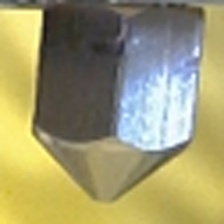
#> input picture Data/print0/image_0.jpg, 224 x 224 px, given in place of the camera
$ jupyter execute Input_Image_Test.ipynb
#> lines starting #> are read from the running program, lines starting #| are printed output that depends on the picture
[cell 1]
import cv2
import matplotlib.pyplot as plt

[cell 2]
# Function to capture a single image from the camera automatically
def capture_image():
    """Capture an image from the camera automatically."""
    camera = cv2.VideoCapture(0)  # Open the camera (0 is the default camera)
    if not camera.isOpened():
        print("Error: Camera not found.")
        return None

    # Read a single frame
    ret, frame = camera.read()
#> frame is the input picture: shape (224, 224, 3); mean B, G, R 111.6, 153.5, 158.7
    if not ret:
        print("Error: Unable to read from camera.")
        camera.release()
        return None

    # Release the camera
    camera.release()

    print("Image captured automatically.")
    return frame

# Step 1: Capture an image
captured_image = capture_image()

# Save the captured image to a variable and display it
if captured_image is not None:
    # Convert from BGR (OpenCV default) to RGB for display
    captured_image_rgb = cv2.cvtColor(captured_image, cv2.COLOR_BGR2RGB)

    # Save the image for future use
    cte_image = captured_image_rgb  # Variable to store the image

    # Display the image
    plt.imshow(captured_image_rgb)
    plt.axis('off')
    plt.title("Captured Image")
    plt.show()
else:
    print("No image captured.")

[cell 3]
import cv2
import matplotlib.pyplot as plt
import numpy as np

# Constants
CROP_SIZE = 320
FINAL_SIZE = 224
ROI = (207, 173, 274, 236)  # Example ROI (x_min, y_min, x_max, y_max)

def process_image(image, roi):
    """Apply ROI cropping, resizing, rotation, enhancement, and normalization."""
#> called with roi = (207, 173, 274, 236)
    x_min, y_min, x_max, y_max = roi

    # Step 1: Crop to ROI
    cropped = image[y_min:y_max, x_min:x_max]
    print(f"Image cropped to ROI: {cropped.shape}")
#| Image cropped to ROI: (51, 17, 3)

    # Step 2: Resize to 320x320
    cropped_resized = cv2.resize(cropped, (CROP_SIZE, CROP_SIZE), interpolation=cv2.INTER_CUBIC)
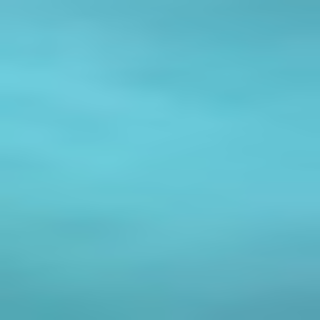
#> cropped_resized: shape (320, 320, 3); mean of channels 0, 1, 2 203.9, 188.8, 97.9; drawn as B, G, R
    print(f"Image resized to {CROP_SIZE}x{CROP_SIZE}: {cropped_resized.shape}")
#| Image resized to 320x320: (320, 320, 3)

    # Step 3: Rotate (optional)
    rotated = cv2.rotate(cropped_resized, cv2.ROTATE_90_CLOCKWISE)
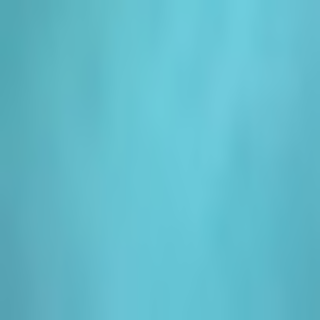
#> rotated: shape (320, 320, 3); mean of channels 0, 1, 2 203.9, 188.8, 97.9; drawn as B, G, R
    print(f"Image rotated: {rotated.shape}")
#| Image rotated: (320, 320, 3)

    # Step 4: Resize to 224x224
    final_resized = cv2.resize(rotated, (FINAL_SIZE, FINAL_SIZE), interpolation=cv2.INTER_CUBIC)
    print(f"Image resized to {FINAL_SIZE}x{FINAL_SIZE}: {final_resized.shape}")
#| Image resized to 224x224: (224, 224, 3)

    # Step 5: Normalize the image
    normalized_image = normalize_image(final_resized)
    print("Image normalized.")

    return normalized_image

def normalize_image(image):
    """Normalize image by scaling to [0, 1] and standardizing with mean/std."""
    # Convert pixel values to [0, 1]
    image = image / 255.0

    # Dataset-specific mean and std for each channel (R, G, B)
    mean = [0.485, 0.456, 0.406]
    std = [0.229, 0.224, 0.225]

    # Normalize each channel
    image[:, :, 0] = (image[:, :, 0] - mean[0]) / std[0]  # R channel
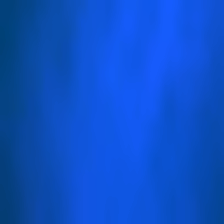
#> image: shape (224, 224, 3) float64; mean of channels 0, 1, 2 1.37, 0.74, 0.384; drawn with min black and max white
    image[:, :, 1] = (image[:, :, 1] - mean[1]) / std[1]  # G channel
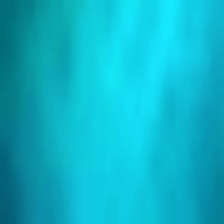
#> image: shape (224, 224, 3) float64; mean of channels 0, 1, 2 1.37, 1.27, 0.384; drawn with min black and max white
    image[:, :, 2] = (image[:, :, 2] - mean[2]) / std[2]  # B channel
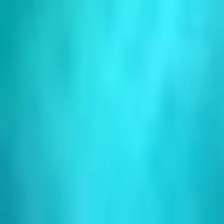
#> image: shape (224, 224, 3) float64; mean of channels 0, 1, 2 1.37, 1.27, -0.0974; drawn with min black and max white

    return image

def denormalize_image(image):
    """De-normalize the image for visualization."""
    mean = [0.485, 0.456, 0.406]
    std = [0.229, 0.224, 0.225]

    # Reverse the normalization process for each channel
    image[:, :, 0] = (image[:, :, 0] * std[0]) + mean[0]  # R channel
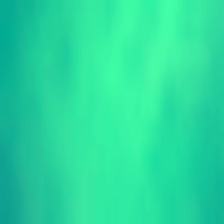
#> image: shape (224, 224, 3) float64; mean of channels 0, 1, 2 0.8, 1.27, -0.0974; drawn with min black and max white
    image[:, :, 1] = (image[:, :, 1] * std[1]) + mean[1]  # G channel
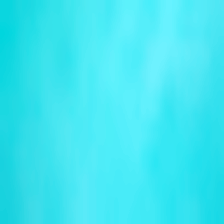
#> image: shape (224, 224, 3) float64; mean of channels 0, 1, 2 0.8, 0.74, -0.0974; drawn with min black and max white
    image[:, :, 2] = (image[:, :, 2] * std[2]) + mean[2]  # B channel

    # Clip values to [0, 1] for valid visualization
    image = np.clip(image, 0, 1)

    return image

# Use cte_image instead of loading from file
if 'cte_image' in globals():
    original_image = cte_image  # Use the captured image from the previous cell
    print("Using cte_image as the input image.")
else:
    print("Error: cte_image is not defined. Please capture an image first.")
    original_image = None

# Process the image if available
if original_image is not None:
    processed_image = process_image(original_image, ROI)

    # De-normalize the processed image for visualization
    visual_image = denormalize_image(processed_image)

    # Display the de-normalized image
    plt.imshow(visual_image)
    plt.axis('off')
    plt.title("Processed Image (De-normalized for Visualization)")
    plt.show()
else:
    print("No image to process.")

[cell 4]
import cv2
import os
import time
from datetime import datetime

# Settings
image_capture_interval = 0.4  # Capture frequency in seconds
base_directory = "C:\\Users\\Charbel\\Desktop\\OctoRest\\Data"  # Base directory for storing folders

# Constants for image processing
CROP_SIZE = 320
FINAL_SIZE = 224
ROI = (207, 173, 274, 236)  # Example ROI (x_min, y_min, x_max, y_max)

# Ensure the base directory exists
os.makedirs(base_directory, exist_ok=True)

# Function to determine the next folder name
def get_next_folder_name(base_directory):
    """Determine the next folder name based on the existing folders."""
    folders = [f for f in os.listdir(base_directory) if os.path.isdir(os.path.join(base_directory, f)) and f.startswith("print")]
    if not folders:
        return "print0"  # Start with print0 if no folders exist
    latest_folder = max(folders, key=lambda x: int(x.replace("print", "")))
    next_folder_number = int(latest_folder.replace("print", "")) + 1
    return f"print{next_folder_number}"

# Get the output directory for this batch
batch_folder = get_next_folder_name(base_directory)
output_directory = os.path.join(base_directory, batch_folder)
os.makedirs(output_directory, exist_ok=True)

# Initialize the camera
camera = cv2.VideoCapture(0)
if not camera.isOpened():
    print("Error: Camera not found.")
    exit()

# Function to process the image
def process_image(image, roi):
    """Apply ROI cropping, resizing, and rotating to the image."""
#> called with roi = (207, 173, 274, 236)
    x_min, y_min, x_max, y_max = roi

    # Step 1: Crop to ROI
    cropped = image[y_min:y_max, x_min:x_max]

    # Step 2: Resize to 320x320
    cropped_resized = cv2.resize(cropped, (CROP_SIZE, CROP_SIZE), interpolation=cv2.INTER_CUBIC)
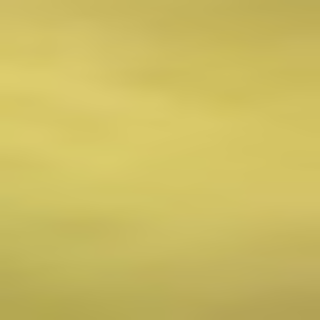
#> cropped_resized: shape (320, 320, 3); mean of channels 0, 1, 2 97.9, 188.8, 203.9; drawn as B, G, R

    # Step 3: Rotate
    rotated = cv2.rotate(cropped_resized, cv2.ROTATE_90_CLOCKWISE)
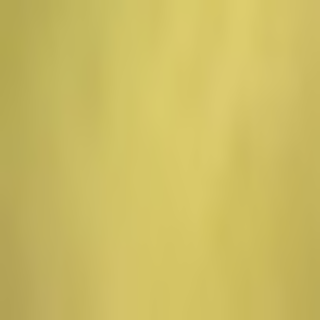
#> rotated: shape (320, 320, 3); mean of channels 0, 1, 2 97.9, 188.8, 203.9; drawn as B, G, R

    # Step 4: Resize to 224x224
    final_resized = cv2.resize(rotated, (FINAL_SIZE, FINAL_SIZE), interpolation=cv2.INTER_CUBIC)

    return final_resized

# Capture images in real-time
try:
    img_num = 0  # Initialize image numbering
    print(f"Starting image capture. Images will be saved in: {output_directory}. Press CTRL+C to stop manually.")
    while True:
        # Capture the image
        ret, frame = camera.read()
        if not ret:
            print("Error: Unable to capture image.")
            break

        # Process the captured image
        processed_image = process_image(frame, ROI)

        # Save the processed image
        timestamp = datetime.now().strftime("%Y-%m-%d_%H-%M-%S")
        image_path = os.path.join(output_directory, f"image_{img_num}.jpg")
        cv2.imwrite(image_path, processed_image)

        print(f"Image {img_num} saved: {image_path}")

        # Increment image number and wait for the next capture
        img_num += 1
        time.sleep(image_capture_interval)

except KeyboardInterrupt:
    print(f"Stopping image capture. All images saved in: {output_directory}.")

finally:
    # Release the camera
    camera.release()
